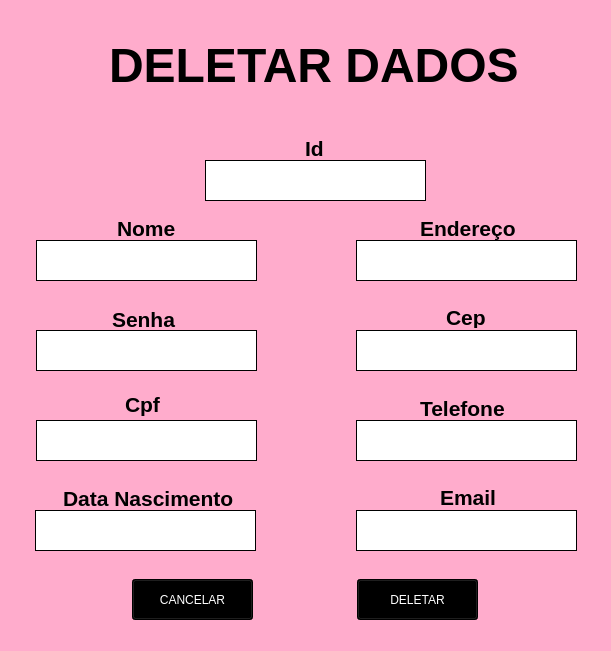
<?xml version="1.0" encoding="UTF-8"?>
<ui version="4.0">
 <class>Form</class>
 <widget class="QWidget" name="Form">
  <property name="geometry">
   <rect>
    <x>0</x>
    <y>0</y>
    <width>611</width>
    <height>651</height>
   </rect>
  </property>
  <property name="windowTitle">
   <string>Form</string>
  </property>
  <property name="styleSheet">
   <string notr="true">background-color: rgb(255, 172, 204);</string>
  </property>
  <widget class="QLabel" name="label">
   <property name="geometry">
    <rect>
     <x>109</x>
     <y>20</y>
     <width>411</width>
     <height>91</height>
    </rect>
   </property>
   <property name="font">
    <font>
     <family>Arial</family>
     <pointsize>36</pointsize>
     <weight>75</weight>
     <bold>true</bold>
    </font>
   </property>
   <property name="text">
    <string>DELETAR DADOS</string>
   </property>
  </widget>
  <widget class="QLabel" name="label_10">
   <property name="geometry">
    <rect>
     <x>305</x>
     <y>133</y>
     <width>21</width>
     <height>31</height>
    </rect>
   </property>
   <property name="font">
    <font>
     <family>Arial</family>
     <pointsize>16</pointsize>
     <weight>75</weight>
     <bold>true</bold>
    </font>
   </property>
   <property name="text">
    <string>Id</string>
   </property>
  </widget>
  <widget class="QLabel" name="label_5">
   <property name="geometry">
    <rect>
     <x>63</x>
     <y>488</y>
     <width>181</width>
     <height>21</height>
    </rect>
   </property>
   <property name="font">
    <font>
     <family>Arial</family>
     <pointsize>16</pointsize>
     <weight>75</weight>
     <bold>true</bold>
    </font>
   </property>
   <property name="text">
    <string>Data Nascimento</string>
   </property>
  </widget>
  <widget class="QLabel" name="label_4">
   <property name="geometry">
    <rect>
     <x>125</x>
     <y>389</y>
     <width>41</width>
     <height>31</height>
    </rect>
   </property>
   <property name="font">
    <font>
     <family>Arial</family>
     <pointsize>16</pointsize>
     <weight>75</weight>
     <bold>true</bold>
    </font>
   </property>
   <property name="text">
    <string>Cpf</string>
   </property>
  </widget>
  <widget class="QLabel" name="label_2">
   <property name="geometry">
    <rect>
     <x>117</x>
     <y>213</y>
     <width>101</width>
     <height>31</height>
    </rect>
   </property>
   <property name="font">
    <font>
     <family>Arial</family>
     <pointsize>16</pointsize>
     <weight>75</weight>
     <bold>true</bold>
    </font>
   </property>
   <property name="text">
    <string>Nome</string>
   </property>
  </widget>
  <widget class="QLabel" name="label_7">
   <property name="geometry">
    <rect>
     <x>446</x>
     <y>307</y>
     <width>41</width>
     <height>21</height>
    </rect>
   </property>
   <property name="font">
    <font>
     <family>Arial</family>
     <pointsize>16</pointsize>
     <weight>75</weight>
     <bold>true</bold>
    </font>
   </property>
   <property name="text">
    <string>Cep</string>
   </property>
  </widget>
  <widget class="QLabel" name="label_3">
   <property name="geometry">
    <rect>
     <x>112</x>
     <y>304</y>
     <width>101</width>
     <height>31</height>
    </rect>
   </property>
   <property name="font">
    <font>
     <family>Arial</family>
     <pointsize>16</pointsize>
     <weight>75</weight>
     <bold>true</bold>
    </font>
   </property>
   <property name="text">
    <string>Senha</string>
   </property>
  </widget>
  <widget class="QPushButton" name="cancelar">
   <property name="geometry">
    <rect>
     <x>132</x>
     <y>579</y>
     <width>121</width>
     <height>41</height>
    </rect>
   </property>
   <property name="styleSheet">
    <string notr="true">background-color: rgb(0, 0, 0);
color: rgb(255, 255, 255);</string>
   </property>
   <property name="text">
    <string>CANCELAR</string>
   </property>
  </widget>
  <widget class="QLabel" name="label_9">
   <property name="geometry">
    <rect>
     <x>440</x>
     <y>482</y>
     <width>101</width>
     <height>31</height>
    </rect>
   </property>
   <property name="font">
    <font>
     <family>Arial</family>
     <pointsize>16</pointsize>
     <weight>75</weight>
     <bold>true</bold>
    </font>
   </property>
   <property name="text">
    <string>Email</string>
   </property>
  </widget>
  <widget class="QLabel" name="label_6">
   <property name="geometry">
    <rect>
     <x>420</x>
     <y>213</y>
     <width>101</width>
     <height>31</height>
    </rect>
   </property>
   <property name="font">
    <font>
     <family>Arial</family>
     <pointsize>16</pointsize>
     <weight>75</weight>
     <bold>true</bold>
    </font>
   </property>
   <property name="text">
    <string>Endereço</string>
   </property>
  </widget>
  <widget class="QLabel" name="label_8">
   <property name="geometry">
    <rect>
     <x>420</x>
     <y>398</y>
     <width>101</width>
     <height>21</height>
    </rect>
   </property>
   <property name="font">
    <font>
     <family>Arial</family>
     <pointsize>16</pointsize>
     <weight>75</weight>
     <bold>true</bold>
    </font>
   </property>
   <property name="text">
    <string>Telefone</string>
   </property>
  </widget>
  <widget class="QPushButton" name="deletar">
   <property name="geometry">
    <rect>
     <x>357</x>
     <y>579</y>
     <width>121</width>
     <height>41</height>
    </rect>
   </property>
   <property name="styleSheet">
    <string notr="true">background-color: rgb(0, 0, 0);
color: rgb(255, 255, 255);</string>
   </property>
   <property name="text">
    <string>DELETAR</string>
   </property>
  </widget>
  <widget class="QLabel" name="id">
   <property name="geometry">
    <rect>
     <x>205</x>
     <y>160</y>
     <width>221</width>
     <height>41</height>
    </rect>
   </property>
   <property name="font">
    <font>
     <family>Arial</family>
     <pointsize>14</pointsize>
     <weight>75</weight>
     <bold>true</bold>
    </font>
   </property>
   <property name="styleSheet">
    <string notr="true">background-color: rgb(255, 255, 255);</string>
   </property>
   <property name="frameShape">
    <enum>QFrame::Box</enum>
   </property>
   <property name="text">
    <string/>
   </property>
   <property name="alignment">
    <set>Qt::AlignCenter</set>
   </property>
  </widget>
  <widget class="QLabel" name="nome">
   <property name="geometry">
    <rect>
     <x>36</x>
     <y>240</y>
     <width>221</width>
     <height>41</height>
    </rect>
   </property>
   <property name="font">
    <font>
     <family>Arial</family>
     <pointsize>14</pointsize>
     <weight>75</weight>
     <bold>true</bold>
    </font>
   </property>
   <property name="styleSheet">
    <string notr="true">background-color: rgb(255, 255, 255);</string>
   </property>
   <property name="frameShape">
    <enum>QFrame::Box</enum>
   </property>
   <property name="text">
    <string/>
   </property>
   <property name="alignment">
    <set>Qt::AlignCenter</set>
   </property>
  </widget>
  <widget class="QLabel" name="endereco">
   <property name="geometry">
    <rect>
     <x>356</x>
     <y>240</y>
     <width>221</width>
     <height>41</height>
    </rect>
   </property>
   <property name="font">
    <font>
     <family>Arial</family>
     <pointsize>14</pointsize>
     <weight>75</weight>
     <bold>true</bold>
    </font>
   </property>
   <property name="styleSheet">
    <string notr="true">background-color: rgb(255, 255, 255);</string>
   </property>
   <property name="frameShape">
    <enum>QFrame::Box</enum>
   </property>
   <property name="text">
    <string/>
   </property>
   <property name="alignment">
    <set>Qt::AlignCenter</set>
   </property>
  </widget>
  <widget class="QLabel" name="senha">
   <property name="geometry">
    <rect>
     <x>36</x>
     <y>330</y>
     <width>221</width>
     <height>41</height>
    </rect>
   </property>
   <property name="font">
    <font>
     <family>Arial</family>
     <pointsize>14</pointsize>
     <weight>75</weight>
     <bold>true</bold>
    </font>
   </property>
   <property name="styleSheet">
    <string notr="true">background-color: rgb(255, 255, 255);</string>
   </property>
   <property name="frameShape">
    <enum>QFrame::Box</enum>
   </property>
   <property name="text">
    <string/>
   </property>
   <property name="alignment">
    <set>Qt::AlignCenter</set>
   </property>
  </widget>
  <widget class="QLabel" name="cep">
   <property name="geometry">
    <rect>
     <x>356</x>
     <y>330</y>
     <width>221</width>
     <height>41</height>
    </rect>
   </property>
   <property name="font">
    <font>
     <family>Arial</family>
     <pointsize>14</pointsize>
     <weight>75</weight>
     <bold>true</bold>
    </font>
   </property>
   <property name="styleSheet">
    <string notr="true">background-color: rgb(255, 255, 255);</string>
   </property>
   <property name="frameShape">
    <enum>QFrame::Box</enum>
   </property>
   <property name="text">
    <string/>
   </property>
   <property name="alignment">
    <set>Qt::AlignCenter</set>
   </property>
  </widget>
  <widget class="QLabel" name="cpf">
   <property name="geometry">
    <rect>
     <x>36</x>
     <y>420</y>
     <width>221</width>
     <height>41</height>
    </rect>
   </property>
   <property name="font">
    <font>
     <family>Arial</family>
     <pointsize>14</pointsize>
     <weight>75</weight>
     <bold>true</bold>
    </font>
   </property>
   <property name="styleSheet">
    <string notr="true">background-color: rgb(255, 255, 255);</string>
   </property>
   <property name="frameShape">
    <enum>QFrame::Box</enum>
   </property>
   <property name="text">
    <string/>
   </property>
   <property name="alignment">
    <set>Qt::AlignCenter</set>
   </property>
  </widget>
  <widget class="QLabel" name="telefone">
   <property name="geometry">
    <rect>
     <x>356</x>
     <y>420</y>
     <width>221</width>
     <height>41</height>
    </rect>
   </property>
   <property name="font">
    <font>
     <family>Arial</family>
     <pointsize>14</pointsize>
     <weight>75</weight>
     <bold>true</bold>
    </font>
   </property>
   <property name="styleSheet">
    <string notr="true">background-color: rgb(255, 255, 255);</string>
   </property>
   <property name="frameShape">
    <enum>QFrame::Box</enum>
   </property>
   <property name="text">
    <string/>
   </property>
   <property name="alignment">
    <set>Qt::AlignCenter</set>
   </property>
  </widget>
  <widget class="QLabel" name="nasc">
   <property name="geometry">
    <rect>
     <x>35</x>
     <y>510</y>
     <width>221</width>
     <height>41</height>
    </rect>
   </property>
   <property name="font">
    <font>
     <family>Arial</family>
     <pointsize>14</pointsize>
     <weight>75</weight>
     <bold>true</bold>
    </font>
   </property>
   <property name="styleSheet">
    <string notr="true">background-color: rgb(255, 255, 255);</string>
   </property>
   <property name="frameShape">
    <enum>QFrame::Box</enum>
   </property>
   <property name="text">
    <string/>
   </property>
   <property name="alignment">
    <set>Qt::AlignCenter</set>
   </property>
  </widget>
  <widget class="QLabel" name="email">
   <property name="geometry">
    <rect>
     <x>356</x>
     <y>510</y>
     <width>221</width>
     <height>41</height>
    </rect>
   </property>
   <property name="font">
    <font>
     <family>Arial</family>
     <pointsize>14</pointsize>
     <weight>75</weight>
     <bold>true</bold>
    </font>
   </property>
   <property name="styleSheet">
    <string notr="true">background-color: rgb(255, 255, 255);</string>
   </property>
   <property name="frameShape">
    <enum>QFrame::Box</enum>
   </property>
   <property name="text">
    <string/>
   </property>
   <property name="alignment">
    <set>Qt::AlignCenter</set>
   </property>
  </widget>
 </widget>
 <resources/>
 <connections/>
</ui>
